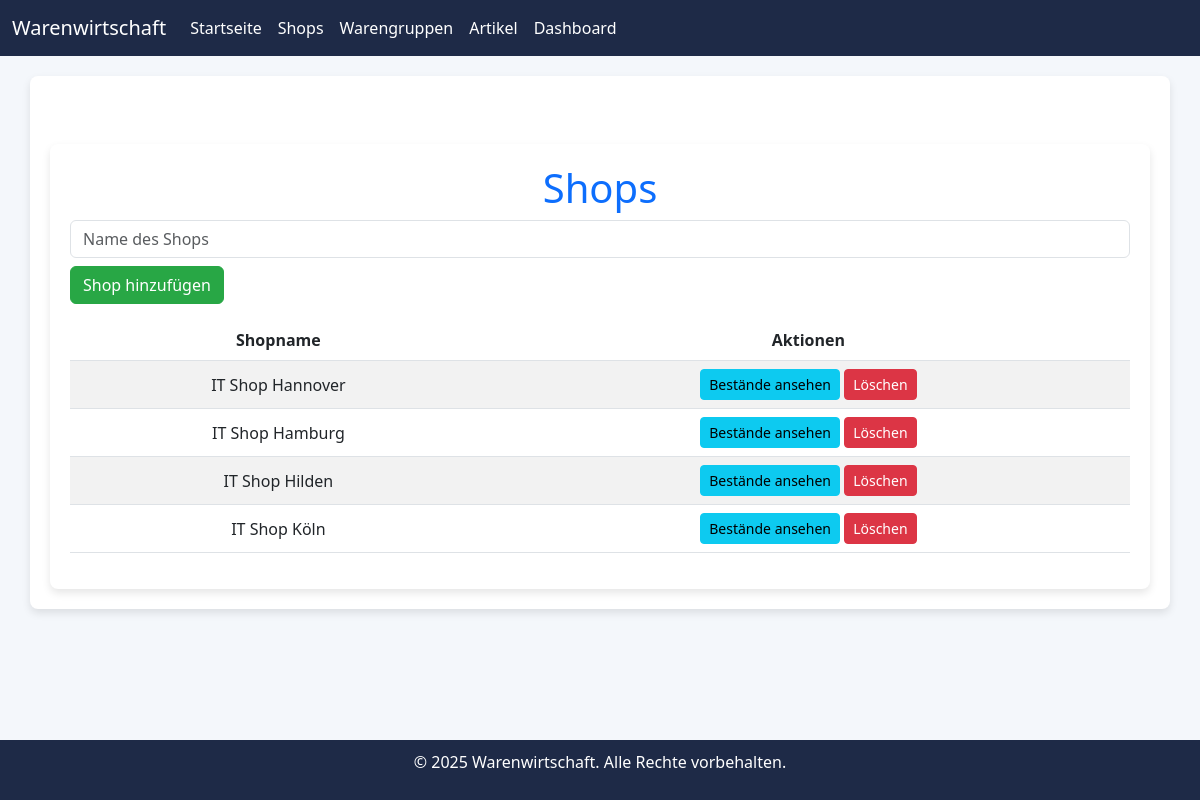
The page /shops on the database its author committed.
### app.py (models this page shows)
class Shop(db.Model):
    id = db.Column(db.Integer, primary_key=True)
    name = db.Column(db.String(100), nullable=False)
    stocks = db.relationship('Stock', backref='shop', lazy=True)

### app.py (the view)
@app.route('/shops', methods=['GET', 'POST'])
def shops():
    if request.method == 'POST':
        shop_name = request.form['name']
        new_shop = Shop(name=shop_name)
        db.session.add(new_shop)
        db.session.commit()
        return redirect(url_for('shops'))
    shops = Shop.query.all()
    return render_template('shops.html', shops=shops)

### templates/shops.html (shortened to what this page needs)
{% extends "base.html" %}
{% block content %}
<div class="container mt-5">
    <h1 class="text-center text-primary">Shops</h1>
    <form method="POST" class="mb-3">
        <input type="text" name="name" placeholder="Name des Shops" class="form-control" required>
        <button type="submit" class="btn btn-success mt-2">Shop hinzufügen</button>
    </form>
    <table class="table table-striped">
        <thead style="background-color: #007bff; color: white;">
            <tr>
                <th>Shopname</th>
                <th>Aktionen</th>
            </tr>
        </thead>
        <tbody>
            {% for shop in shops %}
            <tr id="shop-row-{{ shop.id }}">
                <td>{{ shop.name }}</td>
                <td>
                    <a href="/shops/{{ shop.id }}" class="btn btn-info btn-sm">Bestände ansehen</a>
                    <button class="btn btn-danger btn-sm delete-shop" data-shop-id="{{ shop.id }}">Löschen</button>
                </td>
            </tr>
            {% endfor %}
        </tbody>
    </table>
</div>
{% endblock %}

### templates/base.html (style rules this page uses)
body { background-color: #f4f7fb; color: #333; }
.container { background-color: white; box-shadow: 0 4px 8px rgba(0, 0, 0, 0.1); border-radius: 8px; padding: 20px; margin-top: 20px; }
.btn-success { background-color: #28a745; border-color: #28a745; }
.btn-danger { background-color: #dc3545; border-color: #dc3545; }
.table th, .table td { text-align: center; vertical-align: middle; }
.table-striped tbody tr:nth-child(odd) { background-color: #f9f9f9; }

### rows shown on the page
Shop: name "IT Shop Hannover"
Shop: name "IT Shop Hamburg"
Shop: name "IT Shop Hilden"
Shop: name "IT Shop Köln"
